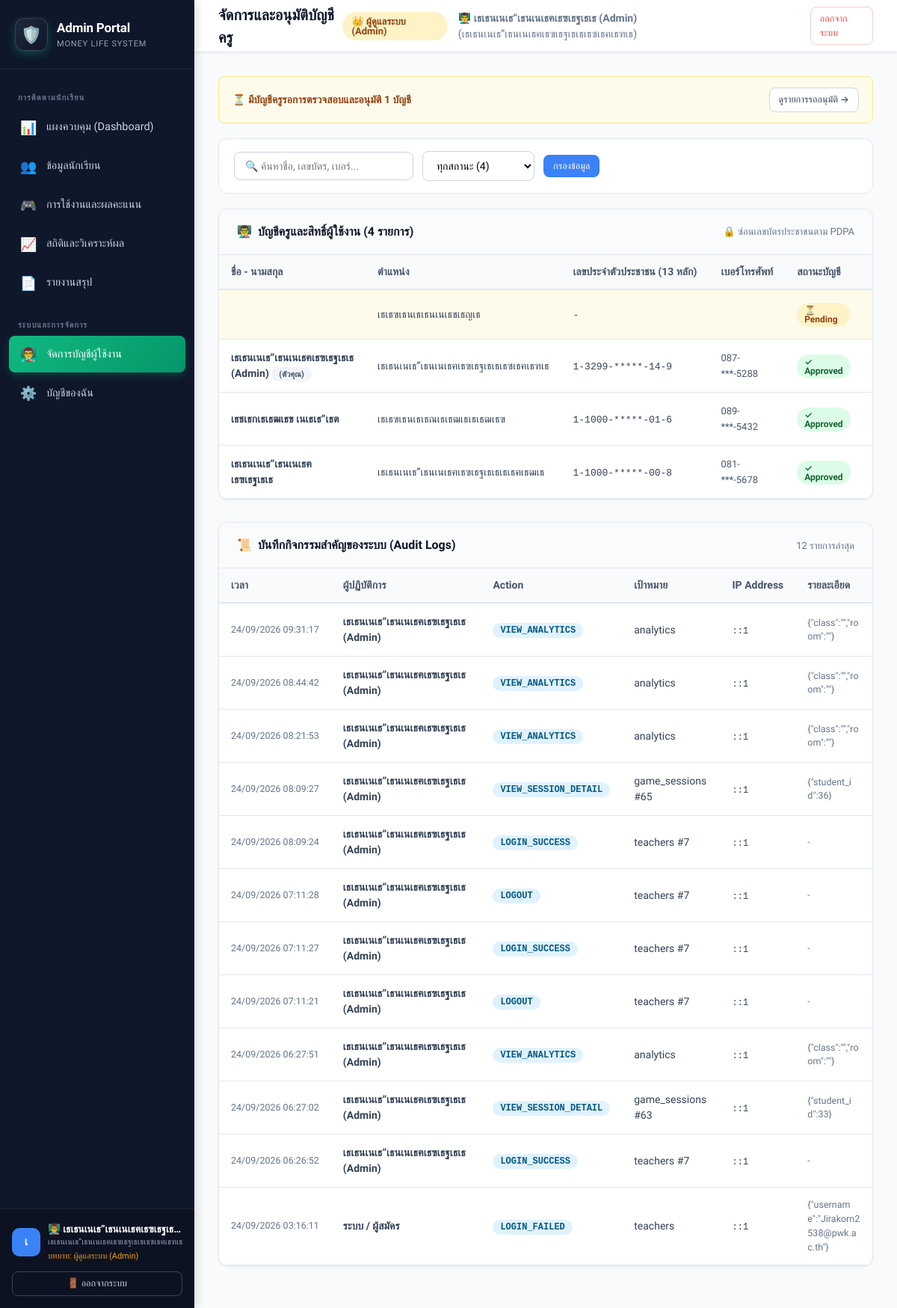
The app's page /teacher/admin/teachers.php (signed in) with its own data.
### tables this page shows
CREATE TABLE `teachers` (
  `id` int(10) unsigned NOT NULL AUTO_INCREMENT,
  `first_name` varchar(100) NOT NULL,
  `last_name` varchar(100) NOT NULL,
  `position` varchar(100) NOT NULL DEFAULT 'เธเธฃเธนเธเธนเนเธชเธญเธ',
  `national_id` varchar(13) DEFAULT NULL,
  `phone` varchar(20) DEFAULT NULL,
  `username` varchar(50) DEFAULT NULL,
  `password_hash` varchar(255) NOT NULL,
  `status` enum('pending','approved','rejected','suspended') NOT NULL DEFAULT 'pending',
  `phone_verified` tinyint(1) NOT NULL DEFAULT 0,
  `full_name` varchar(100) DEFAULT NULL,
  `email` varchar(100) DEFAULT NULL,
  `role` enum('teacher','admin') NOT NULL DEFAULT 'teacher',
  `otp_code` varchar(10) DEFAULT NULL,
  `otp_expires_at` datetime DEFAULT NULL,
  `is_active` tinyint(1) NOT NULL DEFAULT 1,
  `failed_login_attempts` int(11) NOT NULL DEFAULT 0,
  `locked_until` datetime DEFAULT NULL,
  `two_factor_secret` varchar(255) DEFAULT NULL,
  `two_factor_enabled` tinyint(1) NOT NULL DEFAULT 0,
  `remember_token` varchar(255) DEFAULT NULL,
  `created_at` timestamp NOT NULL DEFAULT current_timestamp(),
  `approved_at` datetime DEFAULT NULL,
  `approved_by` int(10) unsigned DEFAULT NULL,
  `last_login_at` datetime DEFAULT NULL,
  PRIMARY KEY (`id`),
  UNIQUE KEY `national_id` (`national_id`),
  UNIQUE KEY `phone` (`phone`)
);

CREATE TABLE `audit_logs` (
  `id` int(10) unsigned NOT NULL AUTO_INCREMENT,
  `teacher_id` int(10) unsigned DEFAULT NULL,
  `action` varchar(100) NOT NULL,
  `target_type` varchar(50) DEFAULT NULL,
  `target_id` varchar(50) DEFAULT NULL,
  `details` text DEFAULT NULL,
  `ip_address` varchar(45) NOT NULL,
  `created_at` timestamp NOT NULL DEFAULT current_timestamp(),
  PRIMARY KEY (`id`),
  KEY `idx_teacher` (`teacher_id`),
  KEY `idx_created` (`created_at`)
);

### teacher/auth/permissions.php (called while the page is built, shortened)
<?php
function e($string) {
    return htmlspecialchars((string)$string, ENT_QUOTES, 'UTF-8');
}
function mask_national_id($id) {
    $id = preg_replace('/[^0-9]/', '', (string)$id);
    if (strlen($id) !== 13) {
        return $id ? '***-******' : '-';
    }
    return substr($id, 0, 1) . '-' . substr($id, 1, 4) . '-*****-' . substr($id, 10, 2) . '-' . substr($id, 12, 1);
}
function mask_phone_number($phone) {
    $clean = preg_replace('/[^0-9]/', '', (string)$phone);
    if (strlen($clean) === 10) {
        return substr($clean, 0, 3) . '-***-' . substr($clean, 6);
    }
    return $phone;
}

### teacher/admin/teachers.php (the view, shortened to what this page needs)
<?php
$pageTitle = 'จัดการและอนุมัติบัญชีครู';
$filterStatus = trim($_GET['status'] ?? '');
$search = trim($_GET['search'] ?? '');
$sql = "SELECT * FROM teachers WHERE 1=1 ";
$params = [];
$sql .= " ORDER BY FIELD(status, 'pending', 'approved', 'suspended', 'rejected'), id DESC";
$stmt = $pdo->prepare($sql);
$stmt->execute($params);
$teachers = $stmt->fetchAll();
$pendingCount = (int)$pdo->query("SELECT COUNT(*) FROM teachers WHERE status = 'pending'")->fetchColumn();
$logs = $pdo->query("
    SELECT a.*, t.first_name, t.last_name
    FROM audit_logs a
    LEFT JOIN teachers t ON a.teacher_id = t.id
    ORDER BY a.id DESC
    LIMIT 12
")->fetchAll();
require_once __DIR__ . '/../includes/header.php';
?>
<?php if ($pendingCount > 0 && $filterStatus !== 'pending'): ?>
    <div class="alert alert-warning" style="display: flex; justify-content: space-between; align-items: center;">
        <div>
            <strong>⏳ มีบัญชีครูรอการตรวจสอบและอนุมัติ <?= $pendingCount ?> บัญชี</strong>
        </div>
        <a href="teachers.php?status=pending" class="btn btn-outline btn-sm" style="background: white;">
            ดูรายการรออนุมัติ →
        </a>
    </div>
<?php endif; ?>
<div class="filter-bar">
    <form method="GET" action="teachers.php" class="filter-group">
        <input type="text" name="search" class="form-control" placeholder="🔍 ค้นหาชื่อ, เลขบัตร, เบอร์..."
               value="<?= e($search) ?>" style="width: 240px;">
        <select name="status" class="form-control" style="width: 150px;">
            <option value="">ทุกสถานะ (<?= count($teachers) ?>)</option>
        </select>
        <button type="submit" class="btn btn-accent btn-sm">กรองข้อมูล</button>
    </form>
</div>
<div class="card">
    <div class="card-header">
        <div class="card-title">
            <span>👨‍🏫</span> บัญชีครูและสิทธิ์ผู้ใช้งาน (<?= count($teachers) ?> รายการ)
        </div>
        <span style="font-size: 13px; color: #64748b;">
            🔒 ซ่อนเลขบัตรประชาชนตาม PDPA
        </span>
    </div>
    <div class="table-responsive">
        <table class="data-table">
            <thead>
                <tr>
                    <th>ชื่อ - นามสกุล</th>
                    <th>ตำแหน่ง</th>
                    <th>เลขประจำตัวประชาชน (13 หลัก)</th>
                    <th>เบอร์โทรศัพท์</th>
                    <th>สถานะบัญชี</th>
                    <th>เบอร์โทร</th>
                </tr>
            </thead>
            <tbody>
                <?php if (count($teachers) === 0): ?>
                    <tr>
                        <td colspan="9" style="text-align: center; color: #94a3b8; padding: 30px;">
                            ไม่พบบัญชีครูที่ตรงกับเงื่อนไข
                        </td>
                    </tr>
                <?php else: ?>
                    <?php foreach ($teachers as $t): ?>
                        <?php
                            $isLocked = !empty($t['locked_until']) && strtotime($t['locked_until']) > time();
                            $isMe = ((int)$t['id'] === (int)$_SESSION['teacher_id']);
                        ?>
                        <tr style="<?= $t['status'] === 'pending' ? 'background-color: #fffbeb;' : '' ?>">
                            <td>
                                <strong><?= e($t['first_name'] . ' ' . $t['last_name']) ?></strong>
                                <?php if ($isMe): ?>
                                    <span class="badge badge-secondary" style="font-size: 11px;">(ตัวคุณ)</span>
                                <?php endif; ?>
                            </td>
                            <td><?= e($t['position']) ?></td>
                            <td>
                                <code style="font-size: 13px;"><?= mask_national_id($t['national_id']) ?></code>
                            </td>
                            <td>
                                <span style="font-size: 13px; color: #475569;"><?= mask_phone_number($t['phone']) ?></span>
                            </td>
                            <td>
                                <?php if ($isLocked): ?>
                                    <span class="badge badge-danger">🔒 ถูกล็อค</span>
                                <?php elseif ($t['status'] === 'approved'): ?>
                                    <span class="badge badge-success">✓ Approved</span>
                                <?php elseif ($t['status'] === 'pending'): ?>
                                    <span class="badge badge-warning">⏳ Pending</span>
                                <?php elseif ($t['status'] === 'suspended'): ?>
                                    <span class="badge badge-danger">🚫 Suspended</span>
                                <?php else: ?>
                                    <span class="badge badge-secondary">✕ Rejected</span>
                                <?php endif; ?>
                            </td>
                            <td>
                            </td>
                        </tr>
                    <?php endforeach; ?>
                <?php endif; ?>
            </tbody>
        </table>
    </div>
</div>
<div class="card" style="margin-top: 30px;">
    <div class="card-header">
        <div class="card-title">
            <span>📜</span> บันทึกกิจกรรมสำคัญของระบบ (Audit Logs)
        </div>
        <span style="font-size: 13px; color: #64748b;">12 รายการล่าสุด</span>
    </div>
    <div class="table-responsive">
        <table class="data-table">
            <thead>
                <tr>
                    <th>เวลา</th>
                    <th>ผู้ปฏิบัติการ</th>
                    <th>Action</th>
                    <th>เป้าหมาย</th>
                    <th>IP Address</th>
                    <th>รายละเอียด</th>
                </tr>
            </thead>
            <tbody>
                <?php if (count($logs) === 0): ?>
                    <tr>
                        <td colspan="6" style="text-align: center; color: #94a3b8; padding: 20px;">ยังไม่มีบันทึก Audit Log</td>
                    </tr>
                <?php else: ?>
                    <?php foreach ($logs as $l): ?>
                        <tr>
                            <td style="font-size: 12.5px; color: #64748b; white-space: nowrap;">
                                <?= date('d/m/Y H:i:s', strtotime($l['created_at'])) ?>
                            </td>
                            <td>
                                <strong><?= e($l['first_name'] ? $l['first_name'] . ' ' . $l['last_name'] : 'ระบบ / ผู้สมัคร') ?></strong>
                            </td>
                            <td>
                                <span class="badge badge-info" style="font-family: monospace; font-size: 12px;">
                                    <?= e($l['action']) ?>
                                </span>
                            </td>
                            <td><?= e($l['target_type']) ?> <?= $l['target_id'] ? '#' . e($l['target_id']) : '' ?></td>
                            <td><code style="font-size: 12px;"><?= e($l['ip_address']) ?></code></td>
                            <td style="font-size: 12.5px; color: #64748b; max-width: 280px; word-break: break-all;">
                                <?= e($l['details'] ?: '-') ?>
                            </td>
                        </tr>
                    <?php endforeach; ?>
                <?php endif; ?>
            </tbody>
        </table>
    </div>
</div>
<?php require_once __DIR__ . '/../includes/footer.php'; ?>

### teacher/includes/header.php (shortened to what this page needs)
<?php
$currentRoute = basename($_SERVER['PHP_SELF']);
$currentTeacherName = $_SESSION['teacher_name'] ?? 'ครูผู้สอน';
$currentTeacherRole = $_SESSION['teacher_role'] ?? 'teacher';
$roleLabel = ($currentTeacherRole === 'admin') ? 'ผู้ดูแลระบบ (Admin)' : 'ครูผู้สอน';
$roleClass = ($currentTeacherRole === 'admin') ? 'admin' : '';
$isAdmin = ($currentTeacherRole === 'admin');
$isInAdminFolder = strpos($_SERVER['PHP_SELF'], '/teacher/admin/') !== false;
$baseTeacherUrl = $isInAdminFolder ? '../' : '';
?>
<!DOCTYPE html>
<html lang="th">
<head>
    <link rel="stylesheet" href="<?= $baseTeacherUrl ?>assets/css/teacher.css">
</head>
<body>
<div class="app-container">
    <aside class="sidebar">
        <div class="sidebar-header">
            <div class="sidebar-logo" style="background: linear-gradient(135deg, #1e293b, #0f172a); border: 1px solid rgba(255,255,255,0.15);">🛡️</div>
            <div class="sidebar-title">
                <h2>Admin Portal</h2>
                <p>Money Life System</p>
            </div>
        </div>
        <nav class="sidebar-nav">
            <div class="nav-group-title">การติดตามนักเรียน</div>
            <a href="<?= $baseTeacherUrl ?>index.php" class="nav-item <?= ($currentRoute === 'index.php') ? 'active' : '' ?>">
                <span class="icon">📊</span> แผงควบคุม (Dashboard)
            </a>
            <a href="<?= $baseTeacherUrl ?>students.php" class="nav-item <?= ($currentRoute === 'students.php' || $currentRoute === 'student.php') ? 'active' : '' ?>">
                <span class="icon">👥</span> ข้อมูลนักเรียน
            </a>
            <a href="<?= $baseTeacherUrl ?>results.php" class="nav-item <?= ($currentRoute === 'results.php' || $currentRoute === 'session.php') ? 'active' : '' ?>">
                <span class="icon">🎮</span> การใช้งานและผลคะแนน
            </a>
            <a href="<?= $baseTeacherUrl ?>analytics.php" class="nav-item <?= ($currentRoute === 'analytics.php') ? 'active' : '' ?>">
                <span class="icon">📈</span> สถิติและวิเคราะห์ผล
            </a>
            <a href="<?= $baseTeacherUrl ?>reports.php" class="nav-item <?= ($currentRoute === 'reports.php') ? 'active' : '' ?>">
                <span class="icon">📄</span> รายงานสรุป
            </a>
            <div class="nav-group-title" style="margin-top: 14px;">ระบบและการจัดการ</div>
            <a href="<?= $baseTeacherUrl ?>admin/teachers.php" class="nav-item <?= (strpos($_SERVER['PHP_SELF'], '/admin/') !== false) ? 'active' : '' ?>">
                <span class="icon">👨‍🏫</span> จัดการบัญชีผู้ใช้งาน
            </a>
            <a href="<?= $baseTeacherUrl ?>profile.php" class="nav-item <?= ($currentRoute === 'profile.php') ? 'active' : '' ?>">
                <span class="icon">⚙️</span> บัญชีของฉัน
            </a>
        </nav>
        <div class="sidebar-footer">
            <div class="user-badge">
                <div class="user-avatar"><?= mb_substr($currentTeacherName, 0, 1, 'UTF-8') ?></div>
                <div class="user-info">
                    <div class="user-name" title="<?= e($currentTeacherName) ?>">👨‍🏫 <?= e($currentTeacherName) ?></div>
                    <div style="font-size: 11px; color: #94a3b8;"><?= e($_SESSION['teacher_position'] ?? 'ครูผู้สอน') ?></div>
                    <div class="user-role <?= $roleClass ?>" style="margin-top: 2px;">บทบาท: <?= $roleLabel ?></div>
                </div>
            </div>
            <div style="margin-top: 12px;">
                <a href="<?= $baseTeacherUrl ?>logout.php" class="btn btn-outline btn-sm" style="width: 100%; border-color: rgba(255,255,255,0.2); color: #cbd5e1;">
                    🚪 ออกจากระบบ
                </a>
            </div>
        </div>
    </aside>
    <div class="main-wrapper">
        <header class="top-bar">
            <div style="display: flex; align-items: center; gap: 14px;">
                <div class="top-bar-title">
                    <h1><?= e($pageTitle) ?></h1>
                </div>
            </div>
            <div class="top-bar-actions">
                <span class="badge <?= $isAdmin ? 'badge-warning' : 'badge-success' ?>" style="font-size: 13px; padding: 6px 12px;">
                    <?= $isAdmin ? '👑 ' . $roleLabel : '🎓 ' . $roleLabel ?>
                </span>
                <span style="color: #64748b; font-size: 14px;">
                    👨‍🏫 <strong><?= e($currentTeacherName) ?></strong> (<?= e($_SESSION['teacher_position'] ?? 'ครูผู้สอน') ?>)
                </span>
                <a href="<?= $baseTeacherUrl ?>logout.php" class="btn btn-outline btn-sm" style="color: #ef4444; border-color: #fecaca;">
                    ออกจากระบบ
                </a>
            </div>
        </header>
        <main class="page-content">

### teacher/includes/footer.php (shortened to what this page needs)
        </main>
    </div>
</div>
</body>
</html>

### records on screen
teachers: position "เธเธฃเธนเธเธนเนเธชเธญเธ", national "-", status "⏳ Pending"
teachers: first_name+last_name "เธเธนเนเธ”เธนเนเธฅเธฃเธฐเธเธ (Admin)", shows "(ตัวคุณ)", position "เธเธนเนเธ”เธนเนเธฅเธฃเธฐเธเธเธซเธฅเธฑเธ", national "1-3299-*****-14-9", phone "087-***-5288", status "✓ Approved"
teachers: first_name+last_name "เธชเธกเธเธฒเธข เนเธเธ”เธต", position "เธเธฃเธนเธเธณเธเธฒเธเธเธฒเธฃ", national "1-1000-*****-01-6", phone "089-***-5432", status "✓ Approved"
teachers: first_name+last_name "เธเธนเนเธ”เธนเนเธฅ เธฃเธฐเธเธ", position "เธเธนเนเธ”เธนเนเธฅเธฃเธฐเธเธเธเธฅเธฒเธ", national "1-1000-*****-00-8", phone "081-***-5678", status "✓ Approved"
audit_logs: created_at "24/09/2026 09:31:17", teacher.last_name "เธเธนเนเธ”เธนเนเธฅเธฃเธฐเธเธ (Admin)", action "VIEW_ANALYTICS", target_type "analytics", ip_address "::1", details "{\"class\":\"\",\"room\":\"\"}"
audit_logs: created_at "24/09/2026 08:44:42", teacher.last_name "เธเธนเนเธ”เธนเนเธฅเธฃเธฐเธเธ (Admin)", action "VIEW_ANALYTICS", target_type "analytics", ip_address "::1", details "{\"class\":\"\",\"room\":\"\"}"
audit_logs: created_at "24/09/2026 08:21:53", teacher.last_name "เธเธนเนเธ”เธนเนเธฅเธฃเธฐเธเธ (Admin)", action "VIEW_ANALYTICS", target_type "analytics", ip_address "::1", details "{\"class\":\"\",\"room\":\"\"}"
audit_logs: created_at "24/09/2026 08:09:27", teacher.last_name "เธเธนเนเธ”เธนเนเธฅเธฃเธฐเธเธ (Admin)", action "VIEW_SESSION_DETAIL", target_type "game_sessions", target "65", ip_address "::1", details "{\"student_id\":36}"
audit_logs: created_at "24/09/2026 08:09:24", teacher.last_name "เธเธนเนเธ”เธนเนเธฅเธฃเธฐเธเธ (Admin)", action "LOGIN_SUCCESS", target_type "teachers", target "7", ip_address "::1", details "-"
audit_logs: created_at "24/09/2026 07:11:28", teacher.last_name "เธเธนเนเธ”เธนเนเธฅเธฃเธฐเธเธ (Admin)", action "LOGOUT", target_type "teachers", target "7", ip_address "::1", details "-"
audit_logs: created_at "24/09/2026 07:11:27", teacher.last_name "เธเธนเนเธ”เธนเนเธฅเธฃเธฐเธเธ (Admin)", action "LOGIN_SUCCESS", target_type "teachers", target "7", ip_address "::1", details "-"
audit_logs: created_at "24/09/2026 07:11:21", teacher.last_name "เธเธนเนเธ”เธนเนเธฅเธฃเธฐเธเธ (Admin)", action "LOGOUT", target_type "teachers", target "7", ip_address "::1", details "-"
audit_logs: created_at "24/09/2026 06:27:51", teacher.last_name "เธเธนเนเธ”เธนเนเธฅเธฃเธฐเธเธ (Admin)", action "VIEW_ANALYTICS", target_type "analytics", ip_address "::1", details "{\"class\":\"\",\"room\":\"\"}"
audit_logs: created_at "24/09/2026 06:27:02", teacher.last_name "เธเธนเนเธ”เธนเนเธฅเธฃเธฐเธเธ (Admin)", action "VIEW_SESSION_DETAIL", target_type "game_sessions", target "63", ip_address "::1", details "{\"student_id\":33}"
audit_logs: created_at "24/09/2026 06:26:52", teacher.last_name "เธเธนเนเธ”เธนเนเธฅเธฃเธฐเธเธ (Admin)", action "LOGIN_SUCCESS", target_type "teachers", target "7", ip_address "::1", details "-"
audit_logs: created_at "24/09/2026 03:16:11", last_name "ระบบ / ผู้สมัคร", action "LOGIN_FAILED", target_type "teachers", ip_address "::1", details "{\"username\":\"Jirakorn2538@pwk.ac.th\"}"

### other values on screen
mb_substr($currentTeacherName, 0, 1, 'UTF-8') "เ"
$currentTeacherName "เธเธนเนเธ”เธนเนเธฅเธฃเธฐเธ…"
$_SESSION['teacher_position'] "เธเธนเนเธ”เธนเนเธฅเธฃเธฐเธเธเธซเธฅเธฑเธ"
$roleLabel "ผู้ดูแลระบบ (Admin)"
$pageTitle "จัดการและอนุมัติบัญชีครู"
$currentTeacherName "เธเธนเนเธ”เธนเนเธฅเธฃเธฐเธเธ (Admin)"
$pendingCount "1"
count($teachers) "4"
